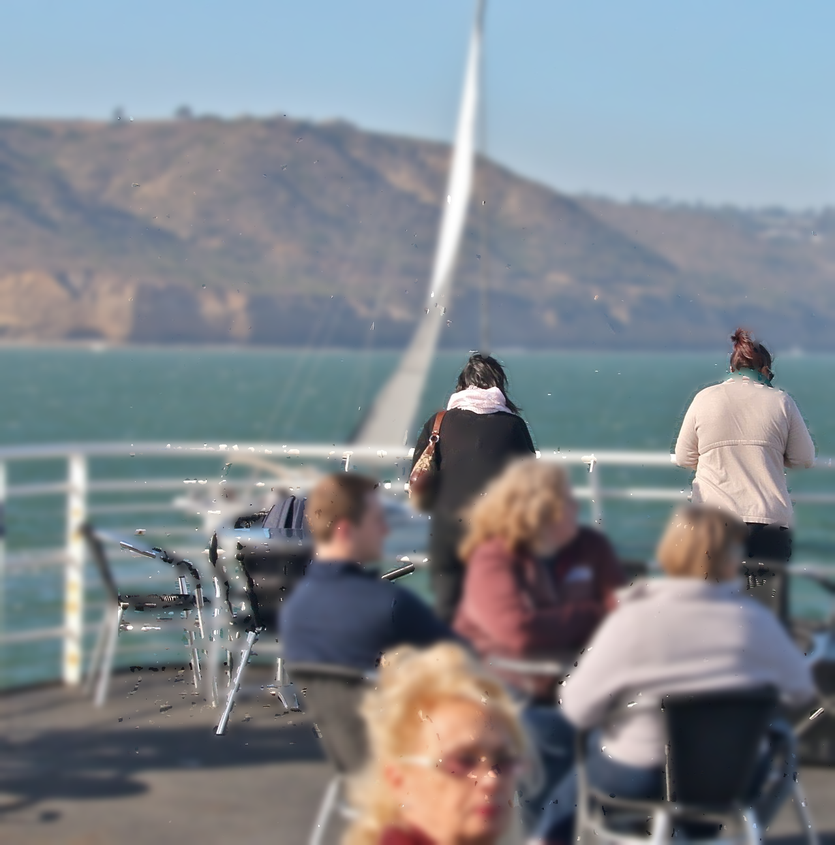
#> input picture List4/Item1/results/Lookout.png, 835 x 845 px, shrunk from 1280 x 1294 before the run, given in place of L.jpg, which was not available
$ jupyter execute --allow-errors main.ipynb   (older library calls are emulated)   (text cells are left out)
#> lines starting #> are read from the running program, lines starting #| are printed output that depends on the picture; pictures that were not available may be replaced by others from this repository, and a replacement may not be noted
[cell 1]
import cv2
import numpy as np
import matplotlib.pyplot as plt

[cell 2]
def compute_depth(imageL, imageR, disp=128, block=15):
    stereo = cv2.StereoBM_create(numDisparities=disp, blockSize=block)

    grayL = cv2.blur(cv2.cvtColor(imageL, cv2.COLOR_BGR2GRAY), (5,5))
    grayR = cv2.blur(cv2.cvtColor(imageR, cv2.COLOR_BGR2GRAY), (5,5))

    disparity = cv2.normalize(stereo.compute(grayL, grayR), None, 0, 255, cv2.NORM_MINMAX, dtype=cv2.CV_8U)
    return disparity

[cell 3]
def overlay_images(source, overlay, mask):
    mask = mask.astype(bool)
    if(len(mask.shape) == 2):
        mask = np.dstack((mask, mask, mask))

    result = np.copy(source)
    h, w = overlay.shape[:2]
    result[0:h, 0:w] = (overlay * mask) + (source[0:h, 0:w] * ~mask)

    return result

[cell 4]
FOLDER = "Sample"

left = cv2.imread(f'images/{FOLDER}/L.jpg')
#> left is the input picture: shape (845, 835, 3); mean B, G, R 142.6, 135.5, 129
right = cv2.imread(f'images/{FOLDER}/R.jpg')
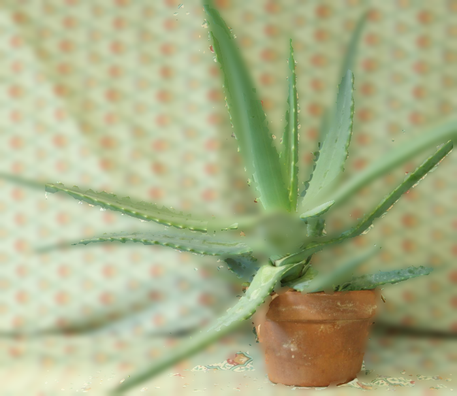
#> input picture List4/Item1/results/Plant.png, 457 x 396 px, shrunk from 700 x 606 before the run, given in place of R.jpg, which was not available
#> right is the input picture: shape (396, 457, 3); mean B, G, R 136.4, 177, 170.8

#> (the rest of this cell did not finish here and is left out)

#> in compute_depth, `grayL = cv2.blur(cv2.cvtColor(imageL, cv2.COLOR_BGR2GRAY), (5,5))`:
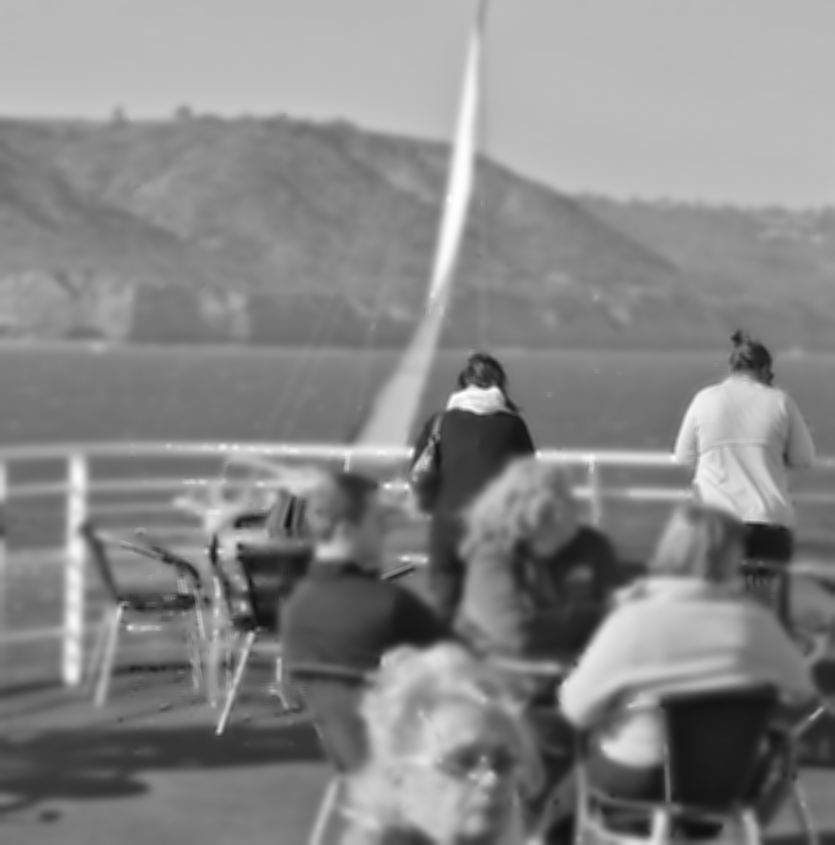
#> grayL: shape (845, 835); min 15, max 254, mean 134.4
#> in compute_depth, `grayR = cv2.blur(cv2.cvtColor(imageR, cv2.COLOR_BGR2GRAY), (5,5))`:
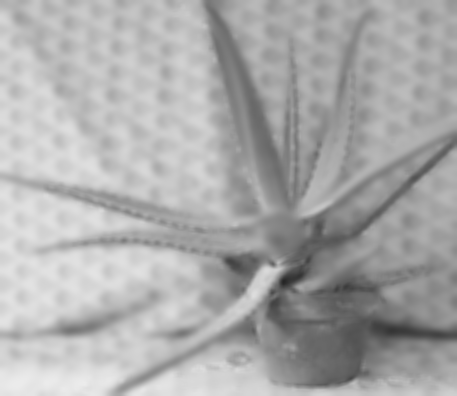
#> grayR: shape (396, 457); min 37, max 236, mean 170.5
_, mask = cv2.threshold(cv2.blur(depth, (5,5)), 80, 255, cv2.THRESH_BINARY)
mask = cv2.normalize(mask, None, 0, 1, cv2.NORM_MINMAX, dtype=cv2.CV_8U)

blurred = cv2.GaussianBlur(left, (41,41), 0)

result = overlay_images(blurred, left, mask)
cv2.imwrite(f'results/{FOLDER}.png', result)

pass

[cell 5]
f, axs = plt.subplots(1,4, figsize=(15,30))
axs[0].imshow(cv2.cvtColor(left, cv2.COLOR_RGB2BGR))
axs[1].imshow(cv2.cvtColor(right, cv2.COLOR_RGB2BGR))
#> (the rest of this cell did not finish here and is left out)

#> (a cell that did not finish here is left out)

[cell 7]
FOLDER = "Plant"

left = cv2.imread(f'images/{FOLDER}/L.jpg')
right = cv2.imread(f'images/{FOLDER}/R.jpg')

#> (the rest of this cell did not finish here and is left out)

_, mask = cv2.threshold(cv2.blur(depth,(5,5)), 165, 255, cv2.THRESH_BINARY)
mask = cv2.normalize(mask, None, 0, 1, cv2.NORM_MINMAX, dtype=cv2.CV_8U)

blurred = cv2.GaussianBlur(left, (31,31), 0)

result = overlay_images(blurred, left, mask)
cv2.imwrite(f'results/{FOLDER}.png', result)

pass

[cell 8]
f, axs = plt.subplots(1,4, figsize=(15,30))
axs[0].imshow(cv2.cvtColor(left, cv2.COLOR_RGB2BGR))
#> (the rest of this cell did not finish here and is left out)

#> (a cell that did not finish here is left out)

[cell 10]
FOLDER = "Lookout"

left = cv2.imread(f'images/{FOLDER}/L.jpg')
right = cv2.imread(f'images/{FOLDER}/R.jpg')

#> (the rest of this cell did not finish here and is left out)
